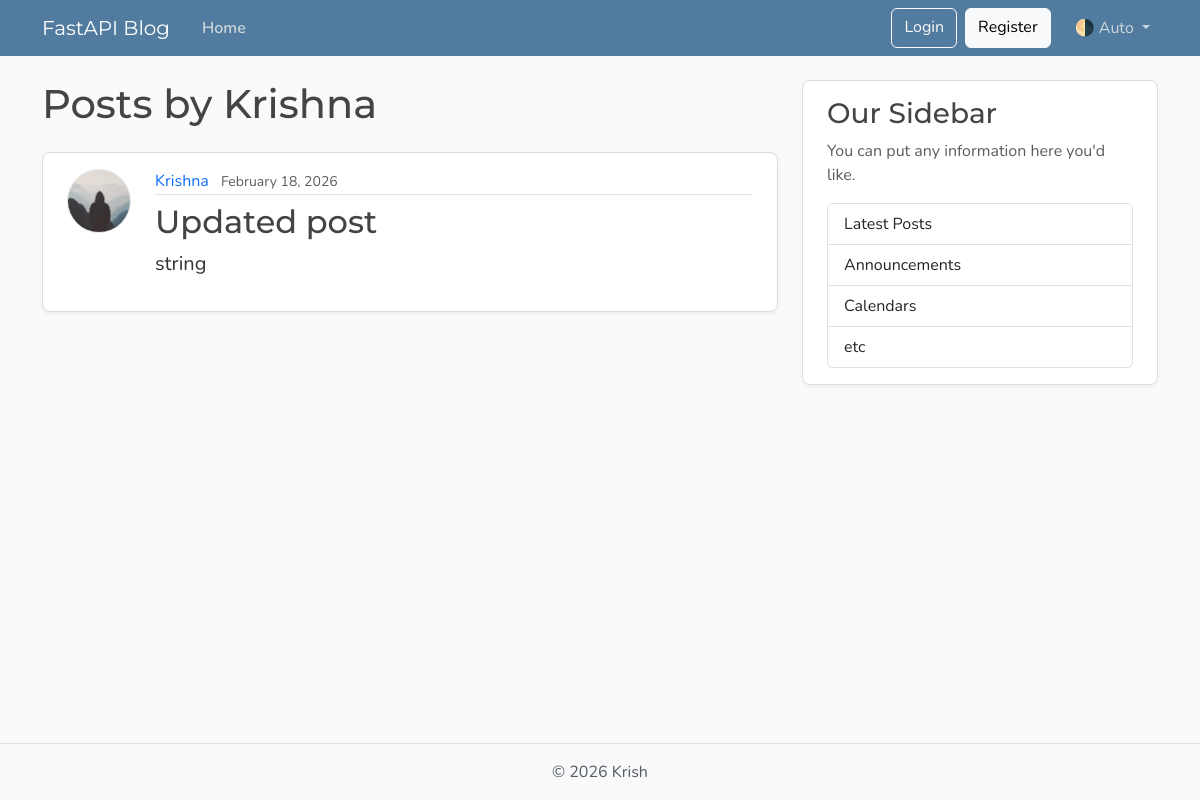
The page /users/3/posts on the database its author committed.
### models.py (models this page shows, shortened)
class User(Base):
    __tablename__ = "users"
    id: Mapped[int] = mapped_column(Integer, primary_key=True, index=True)
    username: Mapped[str] = mapped_column(String(50), unique=True, nullable=False)
    email: Mapped[str] = mapped_column(String(120), unique=True, nullable=False)
    image_file: Mapped[str | None] = mapped_column(
        String(200),
        nullable=True,
        default=None,
    )
    posts: Mapped[list[Post]] = relationship(
        back_populates="author",
        cascade="all , delete-orphan")

class Post(Base):
    __tablename__ = "posts"
    id: Mapped[int] = mapped_column(Integer, primary_key=True, index=True)
    title: Mapped[str] = mapped_column(String(100), nullable=False)
    content: Mapped[str] = mapped_column(Text, nullable=False)
    user_id: Mapped[int] = mapped_column(
        ForeignKey("users.id"),
        nullable=False,
        index=True,
    )
    date_posted: Mapped[datetime] = mapped_column(
        DateTime(timezone=True),
        default=lambda: datetime.now(UTC),
    )
    author: Mapped[User] = relationship(back_populates="posts")

### main.py (the view)
@app.get("/users/{user_id}/posts", include_in_schema=False, name="user_posts")
def user_posts_page(
    request: Request,
    user_id: int,
    db: Annotated[Session, Depends(get_db)],
):
    result = db.execute(select(models.User).where(models.User.id == user_id))
    user = result.scalars().first()
    if not user:
        raise HTTPException(
            status_code=status.HTTP_404_NOT_FOUND,
            detail="User not found",
        )
    result = db.execute(select(models.Post).where(models.Post.user_id == user_id))
    posts = result.scalars().all()
    return templates.TemplateResponse(
        request,
        "user_posts.html",
        {"posts": posts, "user": user, "title": f"{user.username}'s Posts"},
    )

### templates/user_posts.html
{% extends "layout.html" %} {% block content %}
<h1 class="mb-4">Posts by {{ user.username }}</h1>
{% for post in posts %}
<article class="content-section py-3 px-4 mb-4">
  <div class="d-flex align-items-start gap-4">
    <img
      class="rounded-circle article-img flex-shrink-0"
      src="{{ post.author.image_path }}"
      alt="{{ post.author.username }}'s profile picture"
      width="64"
      height="64"
      loading="lazy"
    />
    <div class="flex-grow-1">
      <div class="article-metadata mb-2">
        <a
          class="me-2"
          href="{{ url_for('user_posts', user_id=post.author.id) }}"
          >{{ post.author.username }}</a
        >
        <small class="text-body-secondary"
          >{{ post.date_posted.strftime("%B %d, %Y") }}</small
        >
      </div>
      <h2>
        <a
          class="article-title"
          href="{{ url_for('post_page', post_id=post.id) }}"
          >{{ post.title }}</a
        >
      </h2>
      <p class="article-content">{{ post.content }}</p>
    </div>
  </div>
</article>
{% else %}
<p class="text-body-secondary">No posts by this user yet.</p>
{% endfor %} {% endblock content %}

### static/css/main.css (style rules this page uses)
:root { --font-heading: "Montserrat", system-ui, -apple-system, BlinkMacSystemFont, sans-serif; --font-body: "Nunito", system-ui, -apple-system, BlinkMacSystemFont, sans-serif; --color-bg-body: #fafafa; --color-bg-content: #ffffff; --color-text-primary: #333333; --color-text-heading: #444444; --color-steel: #527c9f; --color-nav-link: #cbd5db; --color-nav-link-hover: #ffffff; --color-link-hover: #428bca; --color-border: #dddddd; --color-border-light: #e3e3e3; --spacing-xl: 5rem; --article-img-size: 4rem; --account-img-size: 7.813rem; }
body { font-family: var(--font-body); background: var(--color-bg-body); color: var(--color-text-primary); }
h1, h2, h3, h4, h5, h6 { font-family: var(--font-heading); color: var(--color-text-heading); }
a { text-decoration: none; }
.content-section { background: var(--color-bg-content); border: 1px solid var(--color-border); border-radius: 0.5rem; box-shadow: 0 2px 4px rgba(15, 23, 42, 0.05); transition: box-shadow 0.15s ease, transform 0.15s ease, border-color 0.15s ease; }
.article-title { color: var(--color-text-heading); transition: color 0.2s ease-in-out; }
.article-content { white-space: pre-line; font-size: 1.25rem; }
.article-img { height: var(--article-img-size); width: var(--article-img-size); flex-shrink: 0; object-fit: cover; border: 1px solid var(--color-border-light); box-shadow: 0 0 0 2px var(--color-bg-content); }
.article-metadata { padding-bottom: 0.063rem; border-bottom: 1px solid var(--color-border-light); }
.article-metadata a { transition: color 0.2s ease-in-out; }

### rows shown on the page
User: username "Krishna"
Post: author.username "Krishna", date_posted "February 18, 2026", title "Updated post", content "string"
